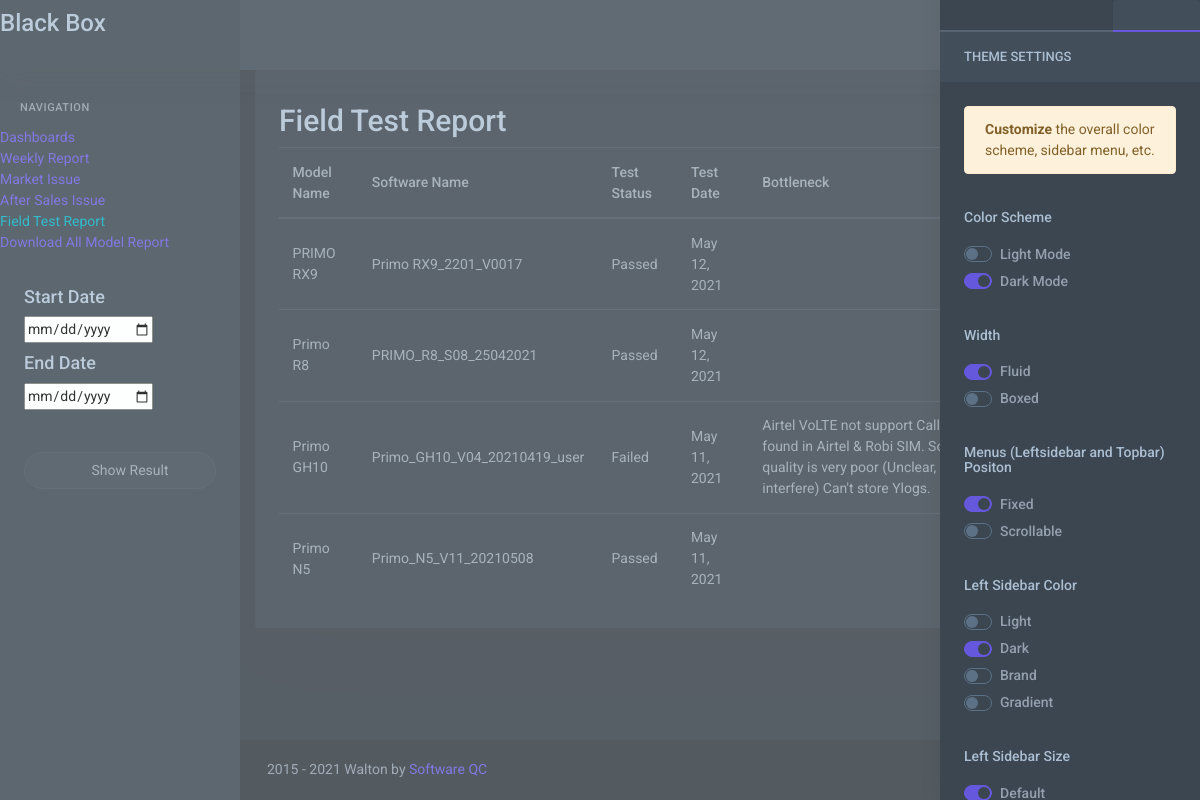
Page /field_test/ on the committed database.
### aspmissue/models.py (models this page shows, shortened)
class FieldTestReport(models.Model):
    model_name = models.ForeignKey(ModelName, on_delete=models.CASCADE, null=True)
    software_name = models.ForeignKey(Software, on_delete=models.CASCADE, null=True, blank =True)
    ft_result = (
        ('Passed', 'Passed'),
        ('Failed', 'Failed'),
    )
    ft_status = models.CharField(max_length = 20, choices = ft_result )
    ft_date = models.DateField()
    bottolneck = models.TextField( null=True, blank=True)
    remarks = models.TextField( null=True, blank=True)

class ModelName(models.Model):
    supplier = models.ForeignKey(Supplier, on_delete=models.CASCADE, null=True)
    pm_name = models.ForeignKey(ProjectManager, on_delete=models.CASCADE, null=True)
    modelname = models.CharField(max_length=200,unique=True)
    modeldescription = models.CharField(max_length=200, null=True)
    isFinished = models.BooleanField(default=False,blank=True,null=True)

class Software(models.Model):
    modelname = models.ForeignKey(ModelName, on_delete=models.CASCADE, null=True, blank=True)
    software_full_name = models.CharField(max_length=200, blank=True, null=True)

### aspmissue/views.py (the view, shortened to what this page needs)
# urls.py: path('field_test/', views.field_test_report, name="field_test"),
def field_test_report(request):
    context = dict()
    context = {
        'field_test_data': FieldTestReport.objects.all().order_by('-id')
    }
    return  render(request,"aspmissue/field_test_report.html",context)

### aspmissue/templates/aspmissue/field_test_report.html (shortened to what this page needs)
{% extends 'aspmissue/base.html' %}
{% load static %}
{% block Search %}
<form method="post" action="" class="search-bar p-3">
    <div class="position-relative">
        <h4>Start Date</h4>
        <input type="date"  name = "start_date" value = {{start_date}} class="form-control" required  >
        <br>
        <h4>End Date</h4>
        <input type="date" name="end_date"  value = {{end_date}} class="form-control" required >
           <br>
           <br>
           <br>
        <button type="submit" class="form-control"> Show Result</button>
    </div>
</form>
{% endblock %}
{% block content %}
<form method="post" id="forminsert">
    <div class="row">
        <div class="col-12">
            <div class="card">
                <div class="card-body">
                    <div  class="table-responsive">
                        <h2>Field Test Report</h2>
                        <table class="table table-centered mb-0 test " id="grouptable">
                            <thead>
                            <tr>
                                <th>Model Name</th>
                                <th>Software Name</th>
                                <th>Test Status</th>
                                <th>Test Date</th>
                                <th>Bottleneck</th>
                                <th>Remarks</th>
                            </tr>
                            </thead>
                            <tbody>
                            {% for data in field_test_data %}
                            <tr>
                                <td> {{data.model_name.modelname  }}</td>
                                <td> {{data.software_name.software_full_name}}</td>
                                <td> {{data.ft_status}}</td>
                                <td> {{data.ft_date}}</td>
                                <td> {{data.bottolneck}}</td>
                            </tr>
                            {% endfor %}
                            </tbody>
                        </table>
                    </div>
                </div>
            </div>
        </div>
    </div>
</form>
</div>
{% endblock %}

### rows in the picture
FieldTestReport: model_name.modelname "PRIMO RX9", software_name.software_full_name "Primo RX9_2201_V0017", ft_status "Passed", ft_date "May 12, 2021"
FieldTestReport: model_name.modelname "Primo R8", software_name.software_full_name "PRIMO_R8_S08_25042021", ft_status "Passed", ft_date "May 12, 2021"
FieldTestReport: model_name.modelname "Primo GH10", software_name.software_full_name "Primo_GH10_V04_20210419_user", ft_status "Failed", ft_date "May 11, 2021", bottolneck "Airtel VoLTE not support Call drop found in Airtel & Robi SIM. Sound quality is very poor (Unclear, Noise interfere) Can't store Ylogs."
FieldTestReport: model_name.modelname "Primo N5", software_name.software_full_name "Primo_N5_V11_20210508", ft_status "Passed", ft_date "May 11, 2021"
